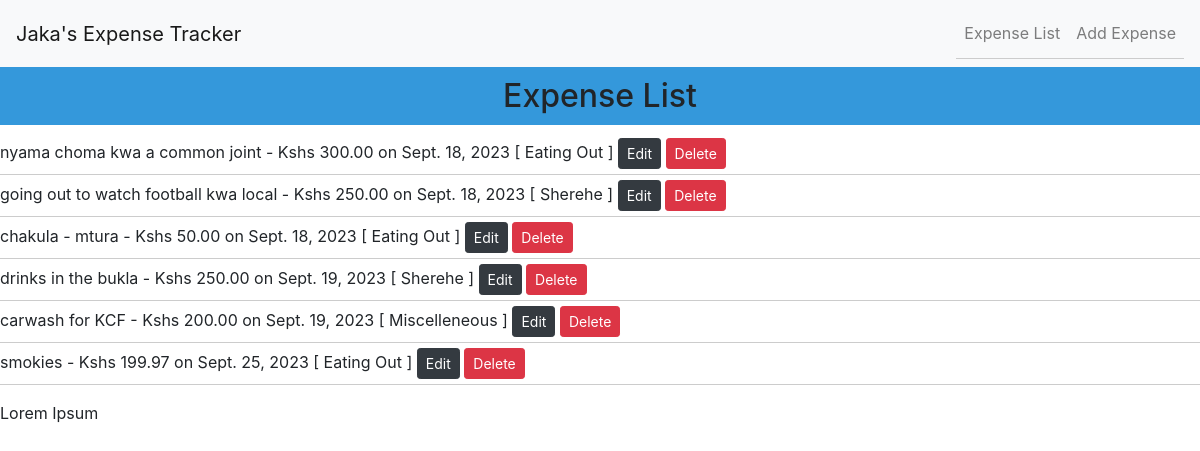
The page / on the database its author committed.
### tracker/models.py (models this page shows, shortened)
class Expense(models.Model):
    user = models.ForeignKey(User, on_delete=models.CASCADE)
    date = models.DateField()
    description = models.CharField(max_length=200)
    amount = models.DecimalField(max_digits=10, decimal_places=2)
    category = models.ForeignKey(
        Category, on_delete=models.SET_NULL, null=True, blank=True)

class Category(models.Model):
    name = models.CharField(max_length=100)
    def __str__(self):
        return self.name

### tracker/views.py (the view)
# urls.py: path('', index, name="expense_list"),
def index(request):
    expenses = Expense.objects.all()
    return render(request, 'home.html', {'expenses': expenses})

### tracker/templates/home.html
{% extends 'base.html' %} {% block content %}
<h2>Expense List</h2>
<ul>
	{% for expense in expenses %}
	<li>
		{{ expense.description }} - Kshs {{ expense.amount }} on {{ expense.date }}
		[ {{ expense.category }} ]
		<a href="{% url 'edit_expense' expense.id %}" class="btn btn-dark btn-sm"
			>Edit</a
		>
		<a
			href="{% url 'delete_expense' expense.id %}"
			class="btn btn-danger btn-sm"
			>Delete</a
		>
	</li>
	{% endfor %}
</ul>
<p>Lorem Ipsum</p>
{% endblock content %}

### static/css/styles.css (style rules this page uses)
h2 { text-align: center; background-color: #3498db; color: #fff; padding: 10px; }
ul { list-style-type: none; padding: 0; }
li { padding: 5px 0; border-bottom: 1px solid #ccc; }
.btn-danger { background-color: #e74c3c; color: #fff; padding: 5px 10px; border: none; border-radius: 5px; cursor: pointer; }

### rows shown on the page
Expense: description "nyama choma kwa a common joint", amount "300.00", date "Sept. 18, 2023", category "Eating Out"
Expense: description "going out to watch football kwa local", amount "250.00", date "Sept. 18, 2023", category "Sherehe"
Expense: description "chakula - mtura", amount "50.00", date "Sept. 18, 2023", category "Eating Out"
Expense: description "drinks in the bukla", amount "250.00", date "Sept. 19, 2023", category "Sherehe"
Expense: description "carwash for KCF", amount "200.00", date "Sept. 19, 2023", category "Miscelleneous"
Expense: description "smokies", amount "199.97", date "Sept. 25, 2023", category "Eating Out"
